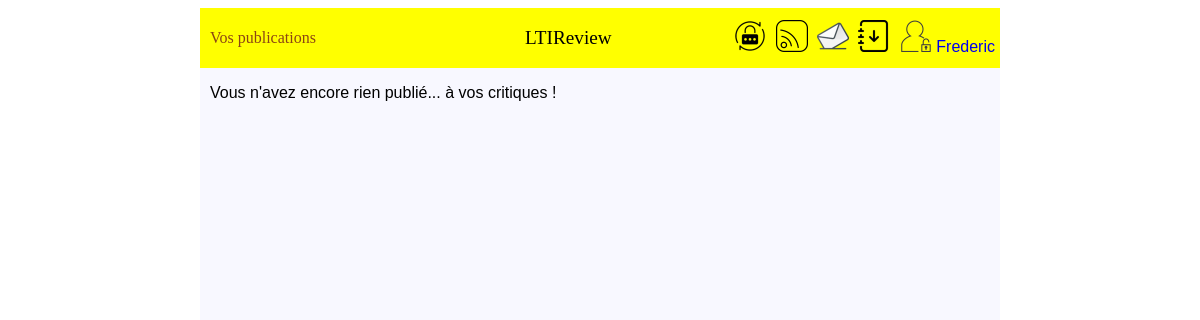
/post/ (signed in), run on an earlier commit of the app's database.
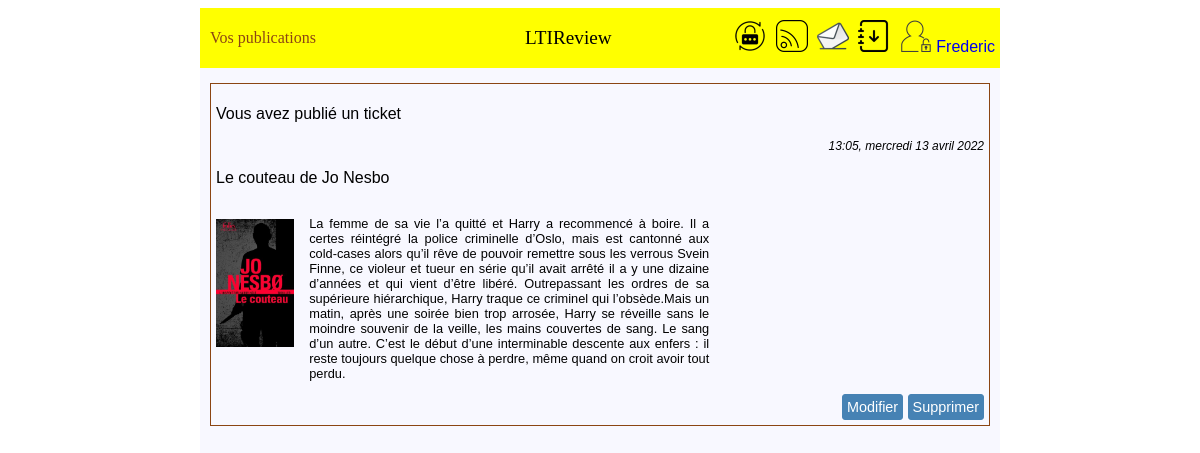
And on a later commit of the database.
### critics/models.py (models this page shows)
class Ticket(models.Model):
    title = models.CharField(max_length=128, verbose_name="Titre")
    description = models.TextField(max_length=2048, blank=True, verbose_name="Description")
    user = models.ForeignKey(to=settings.AUTH_USER_MODEL, on_delete=models.CASCADE)
    image = models.ImageField(null=True, blank=True, verbose_name="Photo du livre ou de l'article")
    time_created = models.DateTimeField(auto_now_add=True)

### critics/views.py (the view)
# urls.py: path('post/', critics.views.PostView.as_view(), name='post'),
class PostView(LoginRequiredMixin, View):
    template_name = 'critics/post.html'
    def get(self, request):
        tickets = Ticket.objects.filter(user=request.user)
        reviews = Review.objects.filter(user=request.user)
        tickets = tickets.annotate(content_type=Value('TICKET', CharField()))
        reviews = reviews.annotate(content_type=Value('REVIEW', CharField()))
        posts = sorted(chain(tickets, reviews), key=lambda post: post.time_created, reverse=True)
        messages.info(request, 'Vos publications')
        return render(request, self.template_name, context={'posts': posts})

### critics/templates/critics/post.html (shortened to what this page needs)
{% extends 'base.html' %}
{% block content %}
<div class="page">
    {% if not posts %}
        <p>Vous n'avez encore rien publié... à vos critiques !</p>
    {% endif %}
    {% for post in posts %}
        {% if post.content_type == 'TICKET' %}
            <div class="ticket-post">
                {% if post.user == request.user %}
                    <p>Vous avez publié un ticket</p>
                {% else %}
                    <p>Ticket publié par {{ post.user.username }}</p>
                {% endif %}
                <p class="stamp">{{post.time_created.time|time:"H:i"}}, {{post.time_created.date|date:"l j F Y"}}</p>
                <p>{{ post.title }}</p>
                <div class="ticket-content">
                    {% if post.image %}
                        <p><img src="{{ post.image.url}}" alt="Livre/Article" height="128px"></p>
                    {% endif %}
                    <p class="ticket-description">{{ post.description }}</p>
                </div>
                <div class="bouton-post">
                    <button>
                        <a class="bouton-href" href="#">Modifier</a>
                    </button>
                    <button>
                        <a class="bouton-href" href="#">Supprimer</a>
                    </button>
                </div>
            </div>
        {% endif %}
    {% endfor %}
</div>
{% endblock content %}

### templates/base.html (shortened to what this page needs)
{% load static %}
<html lang="fr">
<head>
    <link rel="stylesheet" href="{% static 'styles.css' %}">
</head>
<body>
    <header>
        <p id="message">
        {% if messages %}
            {% for message in messages %}
                <span{% if message.tags %} class="{{ message.tags }}"{% endif %}>{{ message }}</span>
            {% endfor %}
        {% endif %}
        </p>
        <p id="titre">LTIReview</p>
        <nav>
            {% if user.is_authenticated %}
                <a class="image" href="{% url 'password_change' %}">
                    <img src="{% static 'img/psw_change.png' %}" alt="changement mot de passe"
                         width="32px" height="32px" title="Changement mot de passe">
                </a>
                <a class="image" href="{% url 'home' %}">
                    <img src="{% static 'img/flux.png' %}" alt="flux"
                         width="32px" height="32px" title="Flux">
                </a>
                <a class="image" href="{% url 'post' %}">
                    <img src="{% static 'img/post.png' %}" alt="posts"
                         width="32px" height="32px" title="Posts">
                </a>
                <a class="image" href="{% url 'user_follow' %}">
                    <img src="{% static 'img/abonnement.png' %}" alt="abonnements"
                         width="32px" height="32px" title="Abonnements">
                </a>
                <a class="image" href="{% url 'logout' %}">
                    <img src="{% static 'img/user_unlocked.png' %}" alt="déconnexion"
                         width="32px" height="32px" title="Déconnexion">
                    {{user}}
                </a>
            {% endif %}
        </nav>
    </header>
    {% block content %}{% endblock content %}
</body>
</html>

What changed in the data, as far as the page shows it:
added Ticket: shows "Vous avez publié un ticket", time_created.time "13:05", time_created "mercredi 13 avril 2022", title "Le couteau de Jo Nesbo", image (picture), description "La femme de sa vie l’a quitté et Harry a recommencé à boire. Il a certes réintégré la police criminelle d’Oslo, mais est cantonné aux cold-cases alors qu’il rêve de pouvoir remettre sous les verrous Svein Finne, ce violeur et tueur en série qu’il avait arrêté il a y une dizaine d’années et qui vient d’être libéré. Outrepassant les ordres de sa supérieure hiérarchique, Harry traque ce criminel qui l’obsède.Mais un matin, après une soirée bien trop arrosée, Harry se réveille sans le moindre souvenir de la veille, les mains couvertes de sang. Le sang d’un autre. C’est le début d’une interminable descente aux enfers : il reste toujours quelque chose à perdre, même quand on croit avoir tout…"
Also different on the page:
text no longer shown: "Vous n'avez encore rien publié... à vos critiques !"
